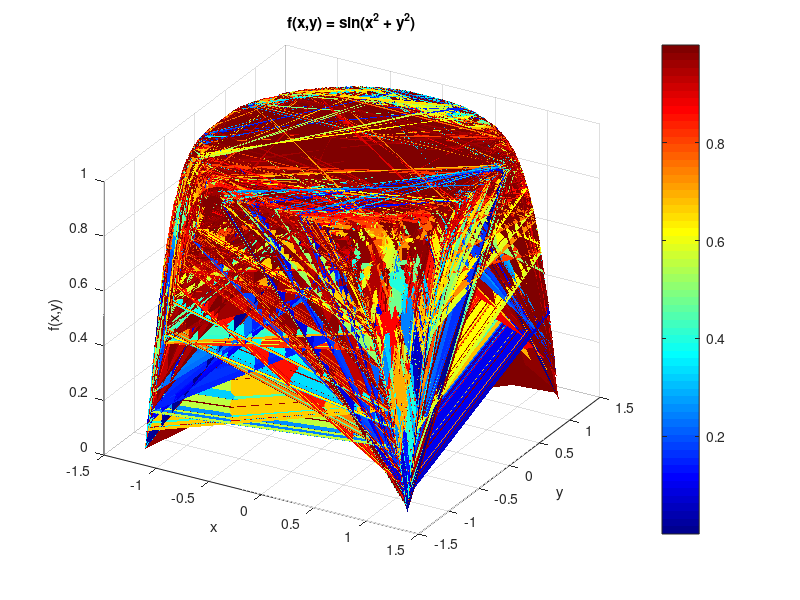

Write MATLAB code to recreate this figure. (Note: this script raises an error after producing the figure.)
% 1. Trimatis grafiku vaizdavimas 
% a)
clear
close all
r = linspace(0, 1);
theta = linspace(0, 2*pi);
[R, T] = meshgrid(r, theta);

x = R .* cos(T);
y = R .* sin(T);
f = 1 - 2*x.^2 - 3*y.^2;

surf(x, y, f);
colormap(jet);
shading interp;
colorbar;

view(50, 30);

xlabel('x');
ylabel('y');
zlabel('f(x,y)');
title('f(x,y) = 1 - 2x^2 - 3y^2');
grid on;
%% 
% b)
clear
close all
x = (2*rand(1, 200) - 1) .* sqrt(pi/2);
y = (2*rand(1, 200) - 1) .* sqrt(pi/2);
[X, Y] = meshgrid(x, y);
f = sin((X.^2) + (Y.^2));
surf(X, Y, f);
colormap("jet")
shading flat;
colorbar;

view(30, 30);

xlabel('x');
ylabel('y');
zlabel('f(x,y)');
title('f(x,y) = sin(x^2 + y^2)');
grid on;
%% 
% papildoma uzduotis
clear
close all
%[x, y] = meshgrid(linspace(-1, 1), linspace(-1 , 1));
[X,Y] = meshgrid(-10:10,-10:10);
z = 1 - (X.^2 + Y.^2);

tiledlayout(3, 1);
jets = nexttile;
surf(X, Y, z);
colormap(jets, jet);
shading interp;

cools = nexttile;
surf(X, Y, z);
colormap(cools, cool);
shading flat;

prisms = nexttile;
surf(X, Y, z);
colormap(prisms, prism);
shading faceted;
